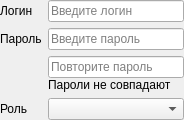
<?xml version="1.0" encoding="UTF-8"?>
<ui version="4.0">
 <class>UserDataForm</class>
 <widget class="QWidget" name="UserDataForm">
  <property name="geometry">
   <rect>
    <x>0</x>
    <y>0</y>
    <width>184</width>
    <height>113</height>
   </rect>
  </property>
  <property name="windowTitle">
   <string>Form</string>
  </property>
  <layout class="QFormLayout" name="formLayout">
   <property name="leftMargin">
    <number>0</number>
   </property>
   <property name="topMargin">
    <number>0</number>
   </property>
   <property name="rightMargin">
    <number>0</number>
   </property>
   <property name="bottomMargin">
    <number>0</number>
   </property>
   <item row="0" column="0">
    <widget class="QLabel" name="label">
     <property name="text">
      <string>Логин</string>
     </property>
    </widget>
   </item>
   <item row="0" column="1">
    <widget class="QLineEdit" name="loginLineEdit">
     <property name="placeholderText">
      <string>Введите логин</string>
     </property>
    </widget>
   </item>
   <item row="1" column="0">
    <widget class="QLabel" name="label_2">
     <property name="text">
      <string>Пароль</string>
     </property>
    </widget>
   </item>
   <item row="1" column="1">
    <widget class="QLineEdit" name="passwordLineEdit">
     <property name="echoMode">
      <enum>QLineEdit::Password</enum>
     </property>
     <property name="placeholderText">
      <string>Введите пароль</string>
     </property>
    </widget>
   </item>
   <item row="2" column="1">
    <layout class="QVBoxLayout" name="verticalLayout">
     <property name="spacing">
      <number>0</number>
     </property>
     <item>
      <widget class="QLineEdit" name="repeatPasswordLineEdit">
       <property name="echoMode">
        <enum>QLineEdit::Password</enum>
       </property>
       <property name="placeholderText">
        <string>Повторите пароль</string>
       </property>
      </widget>
     </item>
     <item>
      <widget class="QLabel" name="passwordsHintLabel">
       <property name="text">
        <string>Пароли не совпадают</string>
       </property>
       <property name="margin">
        <number>0</number>
       </property>
       <property name="indent">
        <number>-1</number>
       </property>
      </widget>
     </item>
    </layout>
   </item>
   <item row="3" column="0">
    <widget class="QLabel" name="label_4">
     <property name="text">
      <string>Роль</string>
     </property>
    </widget>
   </item>
   <item row="3" column="1">
    <widget class="QComboBox" name="roleComboBox"/>
   </item>
  </layout>
 </widget>
 <resources/>
 <connections/>
</ui>
